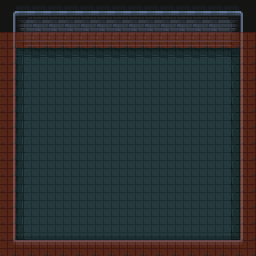

This is a level from a 2D game, rendered from its Tiled map with the project's own tilesets. A one-line summary and the complete map file follow:
An orthogonal 16x16 tile map with 16x16 px tiles, 3 tile layers (floor, details, collision).

<map version="1.9" tiledversion="1.9.2" orientation="orthogonal" renderorder="right-down" width="16" height="16" tilewidth="16" tileheight="16" infinite="0" nextlayerid="5" nextobjectid="1">
 <tileset firstgid="1" source="dungeon_prison_tileset.tsx" />
 <layer id="1" name="floor" width="16" height="16">
  <data encoding="csv">
0,0,0,0,0,0,0,0,0,0,0,0,0,0,0,0,
0,0,0,0,0,0,0,0,0,0,0,0,0,0,0,0,
0,0,0,0,0,0,0,0,0,0,0,0,0,0,0,0,
0,5,6,6,6,6,6,6,6,6,6,6,6,6,7,0,
0,30,31,31,31,31,31,31,31,31,31,31,31,31,32,0,
0,30,31,31,31,31,31,31,31,31,31,31,31,31,32,0,
0,30,31,31,31,31,31,31,31,31,31,31,31,31,32,0,
0,30,31,31,31,31,31,31,31,31,31,31,31,31,32,0,
0,30,31,31,31,31,31,31,31,31,31,31,31,31,32,0,
0,30,31,31,31,31,31,31,31,31,31,31,31,31,32,0,
0,30,31,31,31,31,31,31,31,31,31,31,31,31,32,0,
0,30,31,31,31,31,31,31,31,31,31,31,31,31,32,0,
0,30,31,31,31,31,31,31,31,31,31,31,31,31,32,0,
0,30,31,31,31,31,31,31,31,31,31,31,31,31,32,0,
0,55,56,56,56,56,56,56,56,56,56,56,56,56,57,0,
0,0,0,0,0,0,0,0,0,0,0,0,0,0,0,0
</data>
 </layer>
 <layer id="3" name="details" width="16" height="16">
  <data encoding="csv">
104,1,2,2,2,2,2,2,2,2,2,2,2,2,3,105,
129,26,27,27,27,27,27,27,27,27,27,27,27,27,28,130,
129,51,52,52,52,52,52,52,52,52,52,52,52,52,53,130,
129,0,0,0,0,0,0,0,0,0,0,0,0,0,0,130,
129,0,0,0,0,0,0,0,0,0,0,0,0,0,0,130,
129,0,0,0,0,0,0,0,0,0,0,0,0,0,0,130,
129,0,0,0,0,0,0,0,0,0,0,0,0,0,0,130,
129,0,0,0,0,0,0,0,0,0,0,0,0,0,0,130,
129,0,0,0,0,0,0,0,0,0,0,0,0,0,0,130,
129,0,0,0,0,0,0,0,0,0,0,0,0,0,0,130,
129,0,0,0,0,0,0,0,0,0,0,0,0,0,0,130,
129,0,0,0,0,0,0,0,0,0,0,0,0,0,0,130,
129,0,0,0,0,0,0,0,0,0,0,0,0,0,0,130,
129,0,0,0,0,0,0,0,0,0,0,0,0,0,0,130,
129,0,0,0,0,0,0,0,0,0,0,0,0,0,0,130,
154,77,77,77,77,77,77,77,77,77,77,77,77,77,77,155
</data>
 </layer>
 <layer id="4" name="collision" width="16" height="16" opacity="0.5">
  <data encoding="csv">
0,0,0,0,0,0,0,0,0,0,0,0,0,0,0,0,
0,0,0,0,0,0,0,0,0,0,0,0,0,0,0,0,
502,502,502,502,502,502,502,502,502,502,502,502,502,502,502,502,
502,0,0,0,0,0,0,0,0,0,0,0,0,0,0,502,
502,0,0,0,0,0,0,0,0,0,0,0,0,0,0,502,
502,0,0,0,0,0,0,0,0,0,0,0,0,0,0,502,
502,0,0,0,0,0,0,0,0,0,0,0,0,0,0,502,
502,0,0,0,0,0,0,0,0,0,0,0,0,0,0,502,
502,0,0,0,0,0,0,0,0,0,0,0,0,0,0,502,
502,0,0,0,0,0,0,0,0,0,0,0,0,0,0,502,
502,0,0,0,0,0,0,0,0,0,0,0,0,0,0,502,
502,0,0,0,0,0,0,0,0,0,0,0,0,0,0,502,
502,0,0,0,0,0,0,0,0,0,0,0,0,0,0,502,
502,0,0,0,0,0,0,0,0,0,0,0,0,0,0,502,
502,0,0,0,0,0,0,0,0,0,0,0,0,0,0,502,
502,502,502,502,502,502,502,502,502,502,502,502,502,502,502,502
</data>
 </layer>
</map>
